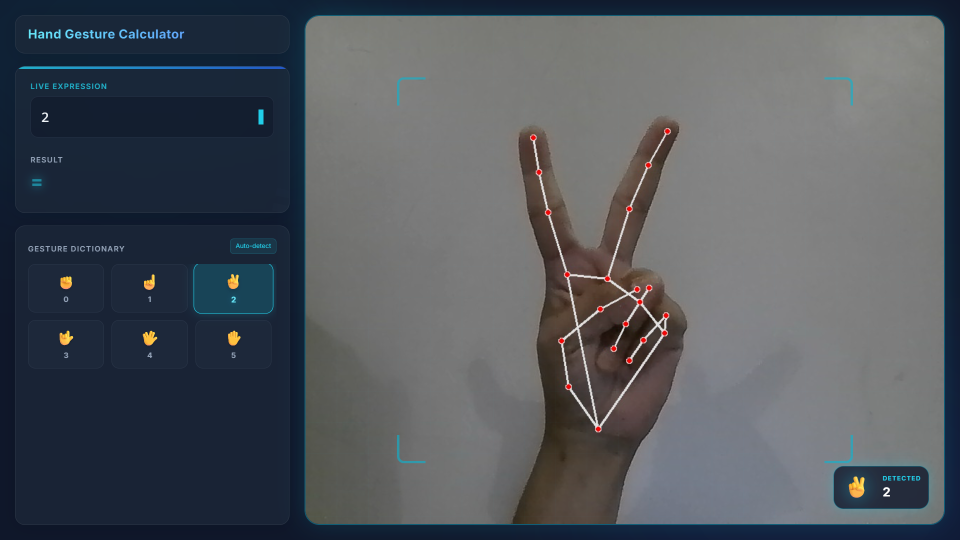
#> input picture Image/1.png, 1920 x 1080 px (shown at 1/2 size)
$ python -i calculator_ui.py   (imports and definitions only)
#> lines starting #> are read from the running program, lines starting #| are printed output that depends on the picture; after the words box and inside, x2 and y2 are one past the last pixel; in counts of white or black regions, pixels touching at a corner belong together
#> further down, picture is the input picture: shape (1080, 1920, 3); mean B, G, R 92.8, 86.4, 81.6
import cv2
import numpy as np
from PIL import Image, ImageDraw, ImageFont
import os

# ------------------- Emoji Support -------------------
EMOJI_FONT_PATHS = [
    "C:/Windows/Fonts/seguiemj.ttf",
    "C:/Windows/Fonts/seguiemoji.ttf",
    "/System/Library/Fonts/Apple Color Emoji.ttc",
    "/usr/share/fonts/truetype/noto/NotoColorEmoji.ttf",
]

EMOJI_FONT_CACHE = {}

def get_emoji_font(size):
    if size not in EMOJI_FONT_CACHE:
        font_loaded = False
        for font_path in EMOJI_FONT_PATHS:
            if os.path.exists(font_path):
                try:
                    EMOJI_FONT_CACHE[size] = ImageFont.truetype(font_path, size)
                    font_loaded = True
                    break
                except:
                    continue
        if not font_loaded:
            EMOJI_FONT_CACHE[size] = ImageFont.load_default()
    return EMOJI_FONT_CACHE[size]

def draw_text_with_emoji(frame, text, position, size=24, color=(255,255,255)):
    img_pil = Image.fromarray(cv2.cvtColor(frame, cv2.COLOR_BGR2RGB))
    draw = ImageDraw.Draw(img_pil)
    font = get_emoji_font(size)
    draw.text(position, text, font=font, fill=color)
    return cv2.cvtColor(np.array(img_pil), cv2.COLOR_RGB2BGR)

def draw_rounded_rect(img, x1, y1, x2, y2, r, color, thickness=-1, alpha=0.85):
    overlay = img.copy()

    if thickness < 0:
        cv2.rectangle(overlay, (x1+r, y1), (x2-r, y2), color, -1)
        cv2.rectangle(overlay, (x1, y1+r), (x2, y2-r), color, -1)
        cv2.circle(overlay, (x1+r, y1+r), r, color, -1)
        cv2.circle(overlay, (x2-r, y1+r), r, color, -1)
        cv2.circle(overlay, (x2-r, y2-r), r, color, -1)
        cv2.circle(overlay, (x1+r, y2-r), r, color, -1)
    else:
        cv2.line(overlay, (x1+r, y1), (x2-r, y1), color, thickness)
        cv2.line(overlay, (x1+r, y2), (x2-r, y2), color, thickness)
        cv2.line(overlay, (x1, y1+r), (x1, y2-r), color, thickness)
        cv2.line(overlay, (x2, y1+r), (x2, y2-r), color, thickness)
        cv2.circle(overlay, (x1+r, y1+r), r, color, thickness)
        cv2.circle(overlay, (x2-r, y1+r), r, color, thickness)
        cv2.circle(overlay, (x2-r, y2-r), r, color, thickness)
        cv2.circle(overlay, (x1+r, y2-r), r, color, thickness)

    cv2.addWeighted(overlay, alpha, img, 1-alpha, 0, img)

class CalculatorUI:
    def __init__(self):
        self.expression = ""
        self.result = ""
        self.history = []
        self.voice_status = "off"

    def draw(self, frame, expression="", result="", detected_label=None, voice_status="off", history=None):
        """Main draw method called from main.py"""
#> called with expression = '', result = '', voice_status = 'off'
        h, w = frame.shape[:2]
#> h = 1080; w = 1920
        panel_w = 380

        # Draw dark theme background on left panel
        overlay = frame.copy()
        cv2.rectangle(overlay, (0, 0), (panel_w, h), (20, 25, 35), -1)
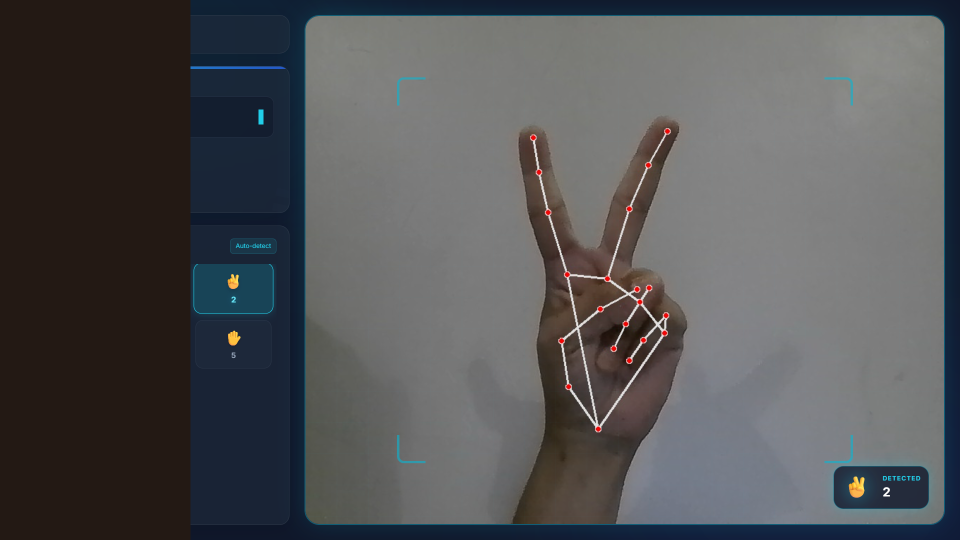
#> overlay: shape (1080, 1920, 3) (shown at 1/2 size); 19.84% of pixels changed, all inside (x1, y1, x2, y2) = (0, 0, 381, 1080)
        cv2.addWeighted(overlay, 0.88, frame, 0.12, 0, frame)

        # Title with emoji
        frame = draw_text_with_emoji(frame, "🤖 AI Gesture Calculator", (20, 40), 26, (100, 200, 255))
#> in draw_text_with_emoji, `return cv2.cvtColor(np.array(img_pil), cv2.COLOR_RGB2BGR)`:
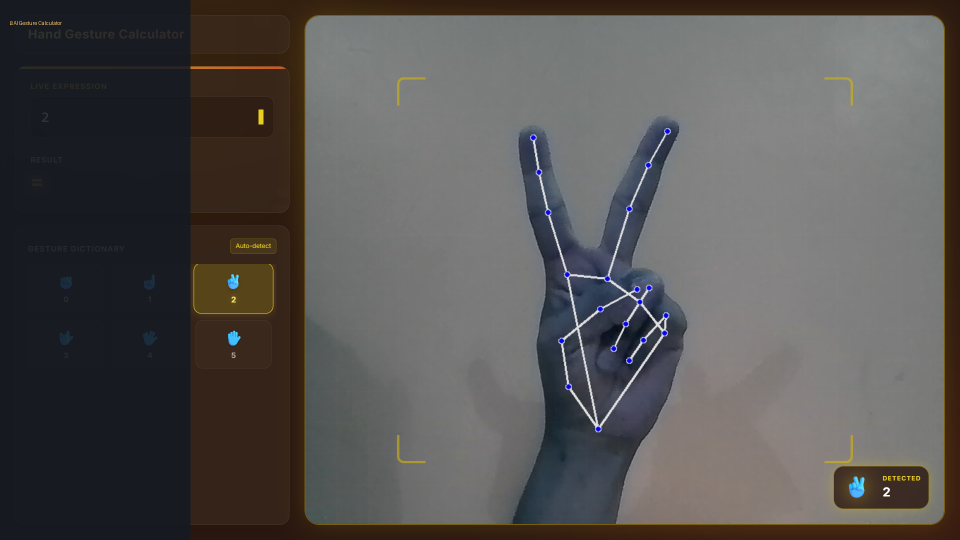
#> returned value: shape (1080, 1920, 3) (shown at 1/2 size); mean R, G, B 86.6, 84.2, 83.2

        # Voice status
        status_color = (100, 255, 100) if voice_status == "on" else (150, 150, 150)
        cv2.putText(frame, f"🎤 Voice: {voice_status.upper()}", (20, 75),
                    cv2.FONT_HERSHEY_SIMPLEX, 0.6, status_color, 1)
#> frame: shape (1080, 1920, 3); 0.01% of pixels changed, all inside (x1, y1, x2, y2) = (22, 62, 172, 76)

        # Expression section
        cv2.putText(frame, "📝 EXPRESSION", (20, 110),
                    cv2.FONT_HERSHEY_SIMPLEX, 0.55, (180, 180, 220), 1)
#> frame: shape (1080, 1920, 3); mean R, G, B 86.6, 84.2, 83.3
        draw_rounded_rect(frame, 20, 120, panel_w-20, 165, 10, (10, 15, 28), -1, 0.95)
#> in draw_rounded_rect, `cv2.rectangle(overlay, (x1+r, y1), (x2-r, y2), color, -1)`: overlay: shape (1080, 1920, 3); mean R, G, B 86.5, 84.1, 83.2
#> in draw_rounded_rect, `cv2.rectangle(overlay, (x1, y1+r), (x2, y2-r), color, -1)`: overlay: shape (1080, 1920, 3); mean R, G, B 86.5, 84.1, 83.2
#> in draw_rounded_rect, `cv2.circle(overlay, (x1+r, y1+r), r, color, -1)`: overlay: shape (1080, 1920, 3); mean R, G, B 86.5, 84.1, 83.2
#> in draw_rounded_rect, `cv2.circle(overlay, (x2-r, y1+r), r, color, -1)`: overlay: shape (1080, 1920, 3); mean R, G, B 86.5, 84.1, 83.2
#> in draw_rounded_rect, `cv2.circle(overlay, (x2-r, y2-r), r, color, -1)`: overlay: shape (1080, 1920, 3); mean R, G, B 86.5, 84.1, 83.2
#> in draw_rounded_rect, `cv2.circle(overlay, (x1+r, y2-r), r, color, -1)`: overlay: shape (1080, 1920, 3); mean R, G, B 86.5, 84.1, 83.2

        expr_text = expression if expression else "0"
        # Handle long expressions
        if len(expr_text) > 25:
            expr_text = "..." + expr_text[-22:]
        cv2.putText(frame, expr_text, (30, 152),
                    cv2.FONT_HERSHEY_SIMPLEX, 0.85, (100, 255, 150), 2)
#> frame: shape (1080, 1920, 3); mean R, G, B 86.5, 84.2, 83.2

        # Result section
        cv2.putText(frame, "🎯 RESULT", (20, 195),
                    cv2.FONT_HERSHEY_SIMPLEX, 0.55, (180, 180, 220), 1)
#> frame: shape (1080, 1920, 3); mean R, G, B 86.5, 84.2, 83.3
        draw_rounded_rect(frame, 20, 205, panel_w-20, 250, 10, (10, 15, 28), -1, 0.95)
#> in draw_rounded_rect (call 2), `cv2.rectangle(overlay, (x1+r, y1), (x2-r, y2), color, -1)`: overlay: shape (1080, 1920, 3); mean R, G, B 86.4, 84.1, 83.2
#> in draw_rounded_rect (call 2), `cv2.rectangle(overlay, (x1, y1+r), (x2, y2-r), color, -1)`: overlay: shape (1080, 1920, 3); mean R, G, B 86.4, 84.1, 83.2
#> in draw_rounded_rect (call 2), `cv2.circle(overlay, (x1+r, y1+r), r, color, -1)`: overlay: shape (1080, 1920, 3); mean R, G, B 86.4, 84.1, 83.2
#> in draw_rounded_rect (call 2), `cv2.circle(overlay, (x2-r, y1+r), r, color, -1)`: overlay: shape (1080, 1920, 3); mean R, G, B 86.4, 84.1, 83.2
#> in draw_rounded_rect (call 2), `cv2.circle(overlay, (x2-r, y2-r), r, color, -1)`: overlay: shape (1080, 1920, 3); mean R, G, B 86.4, 84.1, 83.2
#> in draw_rounded_rect (call 2), `cv2.circle(overlay, (x1+r, y2-r), r, color, -1)`: overlay: shape (1080, 1920, 3); mean R, G, B 86.4, 84.1, 83.2
#> in draw_rounded_rect (call 2), `cv2.addWeighted(overlay, alpha, img, 1-alpha, 0, img)`: img: shape (1080, 1920, 3); mean R, G, B 86.4, 84.1, 83.2

        result_text = result if result else "= ?"
        cv2.putText(frame, result_text, (30, 237),
                    cv2.FONT_HERSHEY_SIMPLEX, 0.9, (255, 200, 100), 2)
#> frame: shape (1080, 1920, 3); mean R, G, B 86.5, 84.1, 83.2

        # Detected gesture display
        y = 280
        if detected_label:
            draw_rounded_rect(frame, 20, y, panel_w-20, y+55, 12, (40, 50, 75), -1, 0.9)
            frame = draw_text_with_emoji(frame, f"🔍 {detected_label}", (35, y+25), 17, (200, 220, 255))
            y += 65

        # Instructions title
        y += 10
        cv2.putText(frame, "📖 GESTURE INSTRUCTIONS", (20, y),
                    cv2.FONT_HERSHEY_SIMPLEX, 0.62, (100, 200, 255), 2)

        # Gesture instruction list
        instructions = [
            ("✊ Fist", "→ 0"),
            ("☝️ One Finger", "→ 1"),
            ("✌️ Two Fingers", "→ 2"),
            ("🤟 Three Fingers", "→ 3"),
            ("🖖 Four Fingers", "→ 4"),
            ("🖐️ Open Hand", "→ 5"),
            ("👍 Thumb + Index", "→ +"),
            ("👍 Thumb + Middle", "→ -"),
            ("👍 Thumb + Ring", "→ *"),
            ("👍 Thumb + Pinky", "→ /"),
            ("🖐️ All Fingers Spread", "→ ="),
            ("✌️ Victory Hold", "→ Clear"),
        ]

        y += 30
        for gesture, action in instructions:
            if y + 25 > h - 100:
                break
            frame = draw_text_with_emoji(frame, f"{gesture}  {action}", (25, y), 14, (180, 210, 240))
            y += 20
#> after the loop, y = 560

        # History section
        if history and len(history) > 0:
            y = h - 95
            cv2.putText(frame, "📜 HISTORY", (20, y),
                        cv2.FONT_HERSHEY_SIMPLEX, 0.55, (150, 150, 200), 1)
            y += 20
            for item in history[-4:]:
                if y < h - 10:
                    # Truncate long history items
                    display_item = item if len(item) < 30 else item[:27] + "..."
                    cv2.putText(frame, display_item, (25, y),
                                cv2.FONT_HERSHEY_SIMPLEX, 0.45, (180, 180, 200), 1)
                    y += 18

        # Keyboard shortcuts
        cv2.putText(frame, "⌨️ [C] Clear  [Bksp] Del  [0-9] Num  [+-*/] Op  [Q] Quit",
                    (20, h-12), cv2.FONT_HERSHEY_SIMPLEX, 0.4, (100, 100, 120), 1)

        # Draw camera area border on right side
        cv2.rectangle(frame, (panel_w+15, 10), (w-10, h-10), (50, 150, 200), 2)
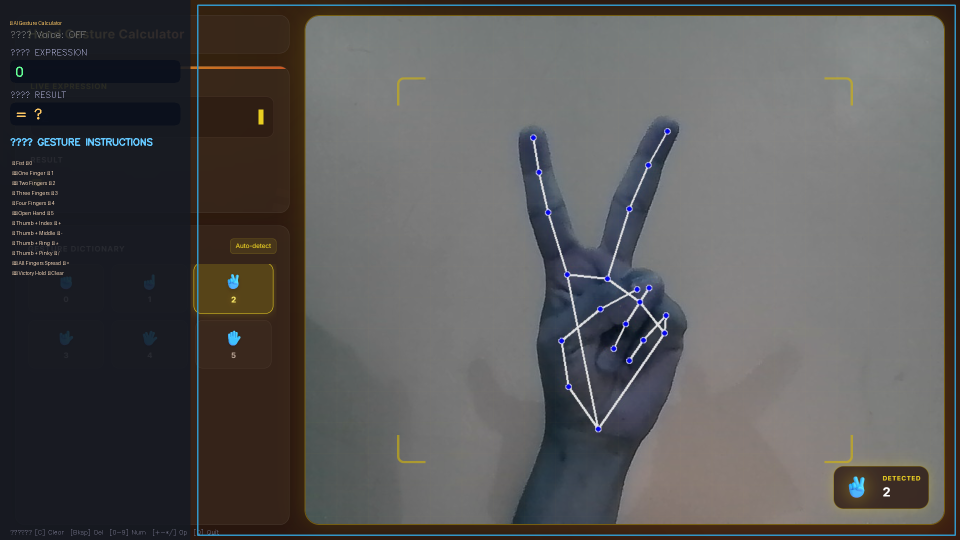
#> frame: shape (1080, 1920, 3) (shown at 1/2 size); mean R, G, B 86.8, 85.4, 85
        cv2.putText(frame, "📷 CAMERA AREA", (panel_w+30, 40),
                    cv2.FONT_HERSHEY_SIMPLEX, 0.55, (100, 200, 255), 1)
#> frame: shape (1080, 1920, 3); 0.02% of pixels changed, all inside (x1, y1, x2, y2) = (412, 28, 576, 41)
        cv2.putText(frame, "Show your hand here", (panel_w+30, 65),
                    cv2.FONT_HERSHEY_SIMPLEX, 0.45, (150, 150, 180), 1)
#> frame: shape (1080, 1920, 3); mean R, G, B 86.8, 85.5, 85.1

        # Draw corner decorations
        corner_size = 20
        cv2.line(frame, (panel_w+15, 10), (panel_w+15+corner_size, 10), (0, 200, 255), 2)
#> frame: shape (1080, 1920, 3); mean R, G, B 86.8, 85.5, 85.1
        cv2.line(frame, (panel_w+15, 10), (panel_w+15, 10+corner_size), (0, 200, 255), 2)
#> frame: shape (1080, 1920, 3); mean R, G, B 86.8, 85.5, 85.1
        cv2.line(frame, (w-10, 10), (w-10-corner_size, 10), (0, 200, 255), 2)
#> frame: shape (1080, 1920, 3); mean R, G, B 86.8, 85.5, 85.1
        cv2.line(frame, (w-10, 10), (w-10, 10+corner_size), (0, 200, 255), 2)
#> frame: shape (1080, 1920, 3); mean R, G, B 86.8, 85.5, 85.1
        cv2.line(frame, (panel_w+15, h-10), (panel_w+15+corner_size, h-10), (0, 200, 255), 2)
#> frame: shape (1080, 1920, 3); mean R, G, B 86.8, 85.5, 85.1
        cv2.line(frame, (panel_w+15, h-10), (panel_w+15, h-10-corner_size), (0, 200, 255), 2)
#> frame: shape (1080, 1920, 3); mean R, G, B 86.8, 85.5, 85.1
        cv2.line(frame, (w-10, h-10), (w-10-corner_size, h-10), (0, 200, 255), 2)
#> frame: shape (1080, 1920, 3); mean R, G, B 86.8, 85.5, 85.1
        cv2.line(frame, (w-10, h-10), (w-10, h-10-corner_size), (0, 200, 255), 2)
#> frame: shape (1080, 1920, 3); mean R, G, B 86.8, 85.5, 85.1

        return frame

>>> import cv2
>>> picture = cv2.imread('../Image/1.png')
>>> result = CalculatorUI().draw(picture)

$ run again, on Image/2.png
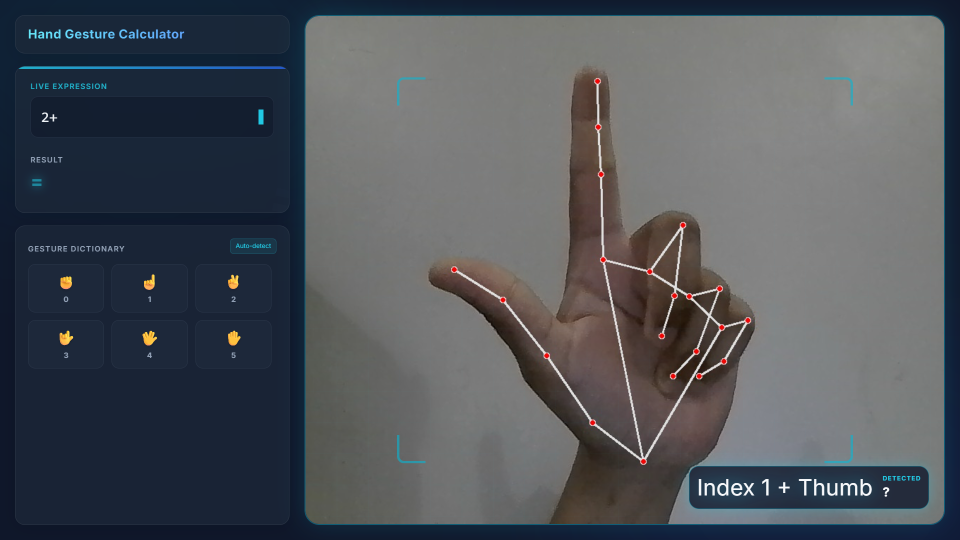
#> input picture Image/2.png, 1920 x 1080 px (shown at 1/2 size)
#> picture is the input picture: shape (1080, 1920, 3); mean B, G, R 90.3, 84.3, 80.1
#> in draw, `cv2.rectangle(overlay, (0, 0), (panel_w, h), (20, 25, 35), -1)`:
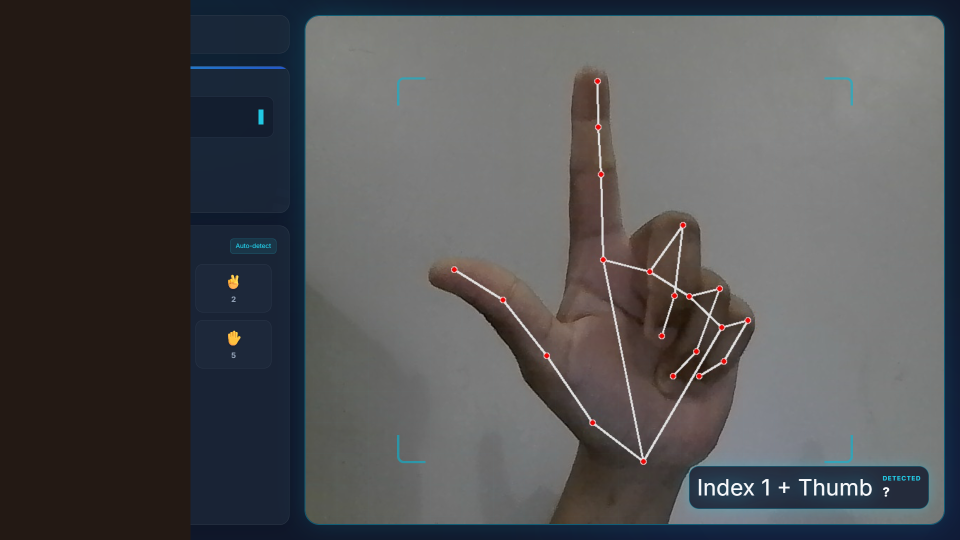
#> overlay: shape (1080, 1920, 3) (shown at 1/2 size); 19.84% of pixels changed, all inside (x1, y1, x2, y2) = (0, 0, 381, 1080)
#> img: shape (1080, 1920, 3); mean R, G, B 84, 82, 81.7
#> after the loop in draw, `for gesture, action in instructions:`: y = 560
#> in draw, `cv2.rectangle(frame, (panel_w+15, 10), (w-10, h-10), (50, 150, 200), 2)`:
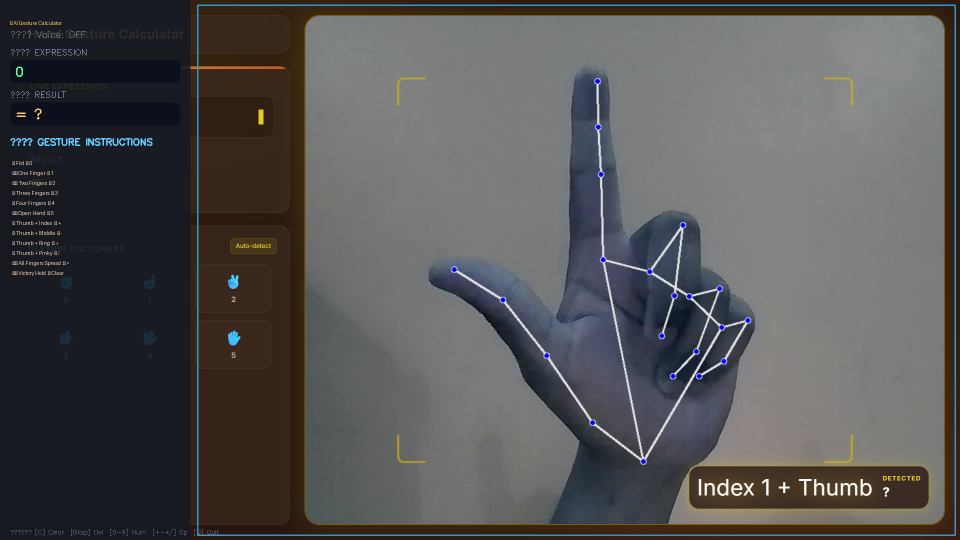
#> frame: shape (1080, 1920, 3) (shown at 1/2 size); mean R, G, B 84.3, 83.3, 83.5

$ run again, on Image/3.png
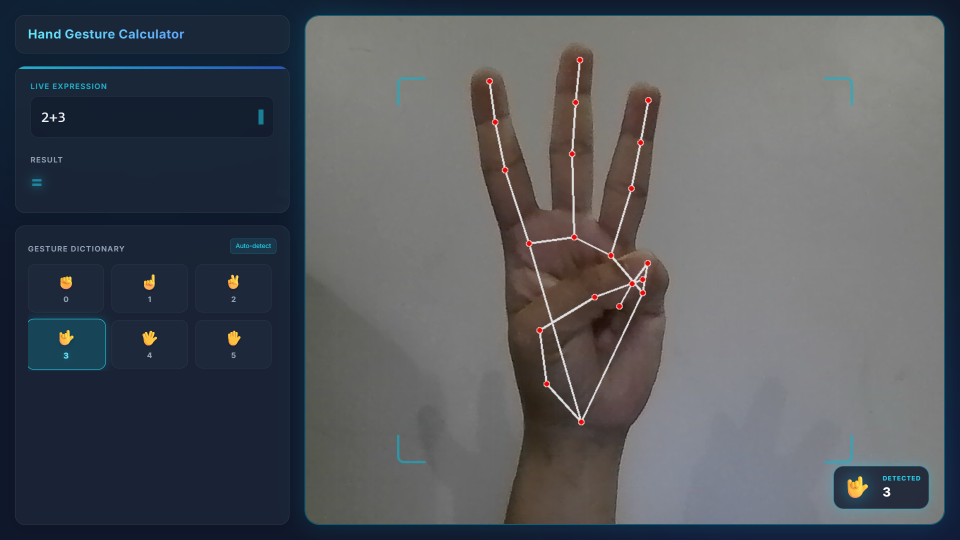
#> input picture Image/3.png, 1920 x 1080 px (shown at 1/2 size)
#> picture is the input picture: shape (1080, 1920, 3); mean B, G, R 92.1, 86.4, 82.4
#> in draw, `cv2.rectangle(overlay, (0, 0), (panel_w, h), (20, 25, 35), -1)`:
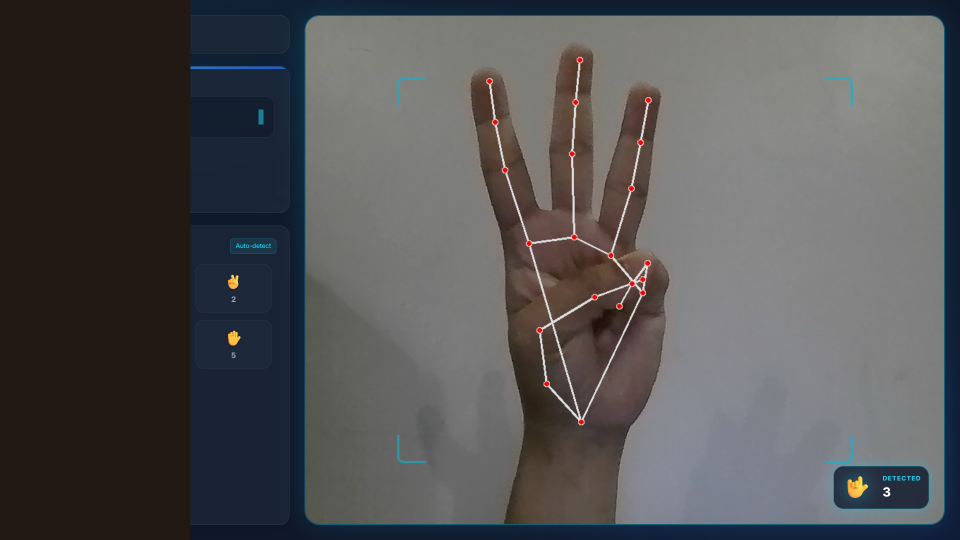
#> overlay: shape (1080, 1920, 3) (shown at 1/2 size); 19.84% of pixels changed, all inside (x1, y1, x2, y2) = (0, 0, 381, 1080)
#> img: shape (1080, 1920, 3); mean R, G, B 85.5, 83.8, 84.1
#> after the loop in draw, `for gesture, action in instructions:`: y = 560
#> in draw, `cv2.rectangle(frame, (panel_w+15, 10), (w-10, h-10), (50, 150, 200), 2)`:
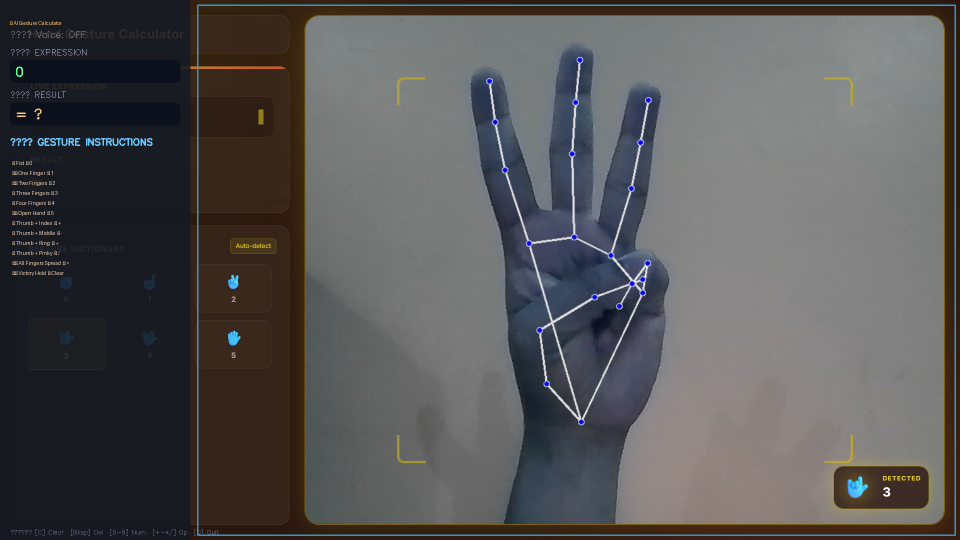
#> frame: shape (1080, 1920, 3) (shown at 1/2 size); mean R, G, B 85.9, 85.1, 85.9
